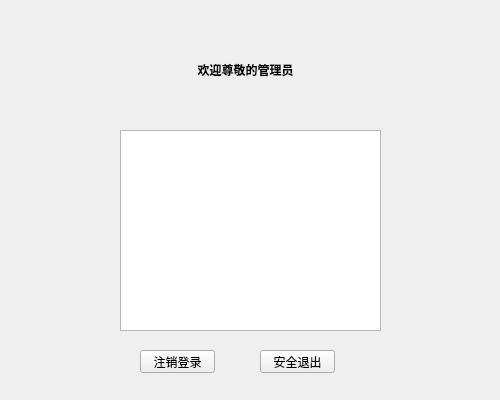
<?xml version="1.0" encoding="UTF-8"?>
<ui version="4.0">
 <class>UserWidget</class>
 <widget class="QWidget" name="UserWidget">
  <property name="geometry">
   <rect>
    <x>0</x>
    <y>0</y>
    <width>500</width>
    <height>400</height>
   </rect>
  </property>
  <property name="windowTitle">
   <string>Form</string>
  </property>
  <widget class="QLabel" name="BRGLabel">
   <property name="geometry">
    <rect>
     <x>0</x>
     <y>0</y>
     <width>500</width>
     <height>400</height>
    </rect>
   </property>
   <property name="styleSheet">
    <string notr="true">border-image: url(:/image/backimage.png);</string>
   </property>
   <property name="text">
    <string/>
   </property>
  </widget>
  <widget class="QPushButton" name="SafeExitBtn">
   <property name="geometry">
    <rect>
     <x>260</x>
     <y>350</y>
     <width>75</width>
     <height>23</height>
    </rect>
   </property>
   <property name="text">
    <string>安全退出</string>
   </property>
  </widget>
  <widget class="QPushButton" name="CancellationBtn">
   <property name="geometry">
    <rect>
     <x>140</x>
     <y>350</y>
     <width>75</width>
     <height>23</height>
    </rect>
   </property>
   <property name="text">
    <string>注销登录</string>
   </property>
  </widget>
  <widget class="QLabel" name="WelcomeLabel">
   <property name="geometry">
    <rect>
     <x>160</x>
     <y>50</y>
     <width>171</width>
     <height>41</height>
    </rect>
   </property>
   <property name="styleSheet">
    <string notr="true">font: 75 14pt &quot;微软雅黑&quot;;</string>
   </property>
   <property name="text">
    <string>&lt;html&gt;&lt;head/&gt;&lt;body&gt;&lt;p align=&quot;center&quot;&gt;&lt;span style=&quot; font-weight:600;&quot;&gt;欢迎尊敬的管理员&lt;/span&gt;&lt;/p&gt;&lt;/body&gt;&lt;/html&gt;</string>
   </property>
  </widget>
  <widget class="QTextEdit" name="UserInfoTextEdit">
   <property name="geometry">
    <rect>
     <x>120</x>
     <y>130</y>
     <width>261</width>
     <height>201</height>
    </rect>
   </property>
  </widget>
 </widget>
 <resources/>
 <connections/>
</ui>
